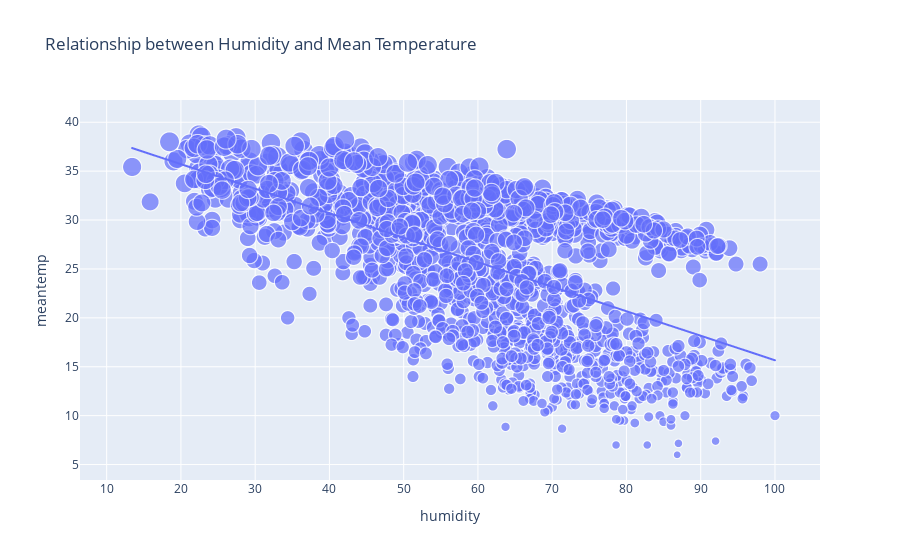

This figure's notebook cell:
### Code cell
import plotly.express as px
figure = px.scatter(climate_df, x='humidity',y='meantemp', size = 'meantemp', trendline = 'ols', title = "Relationship between Humidity and Mean Temperature")
figure.show()

### Figure 1 — Plotly figure (JSON) as saved in the notebook; plotly's stock layout.template omitted (floating-point values rounded to 4 significant figures; data arrays with more than 128 entries replaced by an {"elided": "..."} marker saying what was removed)
{"data": [{"hovertemplate": "humidity=%{x}<br>meantemp=%{marker.size}<extra></extra>", "legendgroup": "", "marker": {"color": "#636efa", "size": {"elided": "1462 float values"}, "sizemode": "area", "sizeref": 0.09679, "symbol": "circle"}, "mode": "markers", "name": "", "showlegend": false, "type": "scattergl", "x": {"elided": "1462 float values"}, "xaxis": "x", "y": {"elided": "1462 float values"}, "yaxis": "y"}, {"hovertemplate": "<b>OLS trendline</b><br>meantemp = -0.250617 * humidity + 40.7259<br>R<sup>2</sup>=0.327128<br><br>humidity=%{x}<br>meantemp=%{y} <b>(trend)</b><extra></extra>", "legendgroup": "", "marker": {"color": "#636efa", "symbol": "circle"}, "mode": "lines", "name": "", "showlegend": false, "type": "scattergl", "x": {"elided": "1462 float values"}, "xaxis": "x", "y": {"elided": "1462 float values"}, "yaxis": "y"}], "layout": {"legend": {"itemsizing": "constant", "tracegroupgap": 0}, "title": {"text": "Relationship between Humidity and Mean Temperature"}, "xaxis": {"anchor": "y", "domain": [0, 1], "title": {"text": "humidity"}}, "yaxis": {"anchor": "x", "domain": [0, 1], "title": {"text": "meantemp"}}}}
